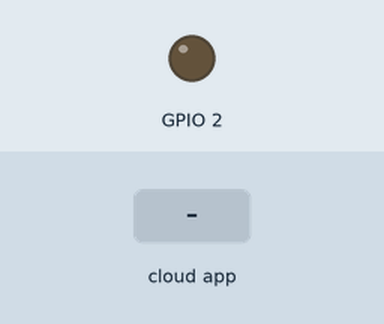
Recording of a sketch running on a simulated ESP8266 (NodeMCU). Shown: output pins drawn as LEDs (lit = HIGH). The test bench sets the inputs (shaded band). WiFi joins after 1.5 s; servers stay silent unless stated; no MQTT or app messages arrive unless stated; what the sketch prints to the serial monitor is not drawn.

Above: at 2.7 s.
2.8 s: the phone or cloud app sets salidadigital to ON
At 4.0 s:
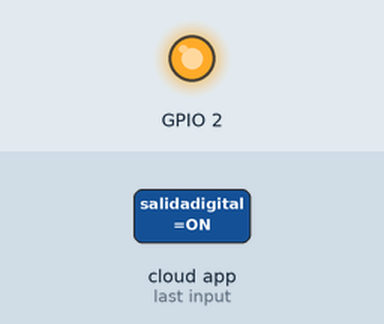
4.3 s: the phone or cloud app sets salidadigital to OFF
At 4.8 s:
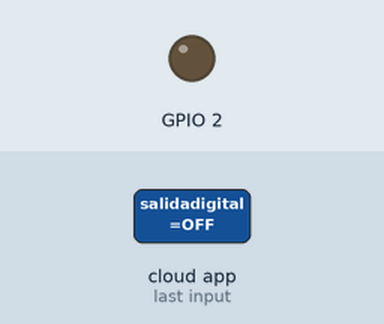
Timing chart, 0 to 7.3 s (numbered marks = the images above; inputs shaded):
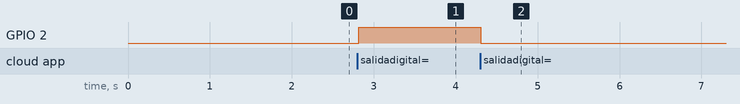

The sketch:

afruit.ino
```cpp
#include <ESP8266WiFi.h>
#include <WiFiClient.h>
#include <Adafruit_MQTT.h>
#include <Adafruit_MQTT_Client.h>


#define AIO_SERVER    "52.70.203.194"
#define AIO_SERVERPORT 1883
#define AIO_USERNAME  "zerodante"
#define AIO_KEY       "b9dd829375c440a28b4f493acdf76aee"

WiFiClient client;

Adafruit_MQTT_Client mqtt(&client, AIO_SERVER, AIO_SERVERPORT, AIO_USERNAME, AIO_USERNAME, AIO_KEY);
Adafruit_MQTT_Subscribe salidaDigital= Adafruit_MQTT_Subscribe(&mqtt, "zerodante/feeds/salidadigital", MQTT_QOS_1);//subscribe servicio que damos de alta

void digitalCallback(char *data, uint16_t len){
  Serial.print("El valor del boton es: ");
  Serial.println(data);

  String message = String (data);
  message.trim();
  if(message=="ON"){digitalWrite(2,HIGH);}
  if(message=="OFF"){digitalWrite(2, LOW);}
}

const char *ssid="USB_wifi";
const char *pass="bfca63ea5c";

void setup() {
  pinMode(2, OUTPUT);
  Serial.begin(115200);
  Serial.println("");
  Serial.print("conectando a.......");
  Serial.println(ssid);

  WiFi.begin(ssid, pass);

  while(WiFi.status() !=WL_CONNECTED){
    delay(500);
    Serial.print(".");
  }
  Serial.println("");
  Serial.println("WiFi conectada");
  Serial.println(WiFi.localIP());
  salidaDigital.setCallback(digitalCallback);
  mqtt.subscribe(&salidaDigital);

}

void loop() {
  // put your main code here, to run repeatedly:
  MQTT_connect();

  mqtt.processPackets(500);
}

void MQTT_connect(){
  int8_t ret;

  if (mqtt.connected()){
    return;
  }

  Serial.print("conectando con MQTT...");
  uint8_t retries=3;
  while((ret=mqtt.connect())!=0){
    Serial.println(mqtt.connectErrorString(ret));
    Serial.println("intentando nuevamente....");
      mqtt.disconnect();
      delay(5000);
      retries--;
      if (retries==0){
        while(1);
      }
      Serial.println("conectado a MQTT!");
  }

}
```

Measured:
- after the input at 2.8 s, GPIO 2: LOW → HIGH at once
- after the input at 4.3 s, GPIO 2: HIGH → LOW at once
